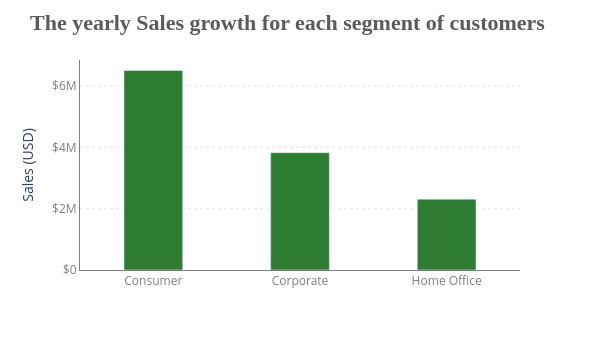

Notebook code for this chart:
### Code cell
import plotly.express as px

def Display_sales_segment():
    data = customer_sales['Sales']['sum']

    fig4 = px.bar(
        data,
        x=data.index,
        y=data.values,
        color_discrete_sequence=["#2e7d32"]  # deep green
    )

    fig4.update_layout(
        title_text=f"<b>The yearly Sales growth for each segment of customers</b>",
        title_font_size=22,
        title_font_family="Liberation Serif",
        title_font_color="#5b5b5b",
        xaxis_title='',
        yaxis_title='Sales (USD)',
        plot_bgcolor='white',
        bargap=0.6,
        height=350,
        width=600,
    )

    # Format Y-axis: no trailing .0 (1M instead of 1.0M)
    fig4.update_yaxes(
        tickformat='$,.2~s',      # ← removes .0 → 1M, 2M, 1.5M
        showgrid=True,
        gridwidth=0.6,
        gridcolor='lightgray',
        griddash='dot',
        tickfont=dict(color='gray'),
        showline=True,
        linewidth=1,
        linecolor='gray'
    )

    fig4.update_xaxes(
        tickfont=dict(color='gray'),
        showline=True,
        linewidth=1,
        linecolor='gray'
    )

    fig4.show()

Display_sales_segment()

### Figure 1 — Plotly figure (JSON) as saved in the notebook; plotly's stock layout.template omitted (floating-point values rounded to 4 significant figures)
{"data": [{"hovertemplate": "Segment=%{x}<br>y=%{y}<extra></extra>", "legendgroup": "", "marker": {"color": "#2e7d32", "pattern": {"shape": ""}}, "name": "", "orientation": "v", "showlegend": false, "textposition": "auto", "type": "bar", "x": ["Consumer", "Corporate", "Home Office"], "xaxis": "x", "y": [6508141, 3824808, 2309956], "yaxis": "y"}], "layout": {"bargap": 0.6, "barmode": "relative", "height": 350, "legend": {"tracegroupgap": 0}, "margin": {"t": 60}, "plot_bgcolor": "white", "title": {"font": {"color": "#5b5b5b", "family": "Liberation Serif", "size": 22}, "text": "<b>The yearly Sales growth for each segment of customers</b>"}, "width": 600, "xaxis": {"anchor": "y", "domain": [0, 1], "linecolor": "gray", "linewidth": 1, "showline": true, "tickfont": {"color": "gray"}, "title": {"text": ""}}, "yaxis": {"anchor": "x", "domain": [0, 1], "gridcolor": "lightgray", "griddash": "dot", "gridwidth": 0.6, "linecolor": "gray", "linewidth": 1, "showgrid": true, "showline": true, "tickfont": {"color": "gray"}, "tickformat": "$,.2~s", "title": {"text": "Sales (USD)"}}}}
